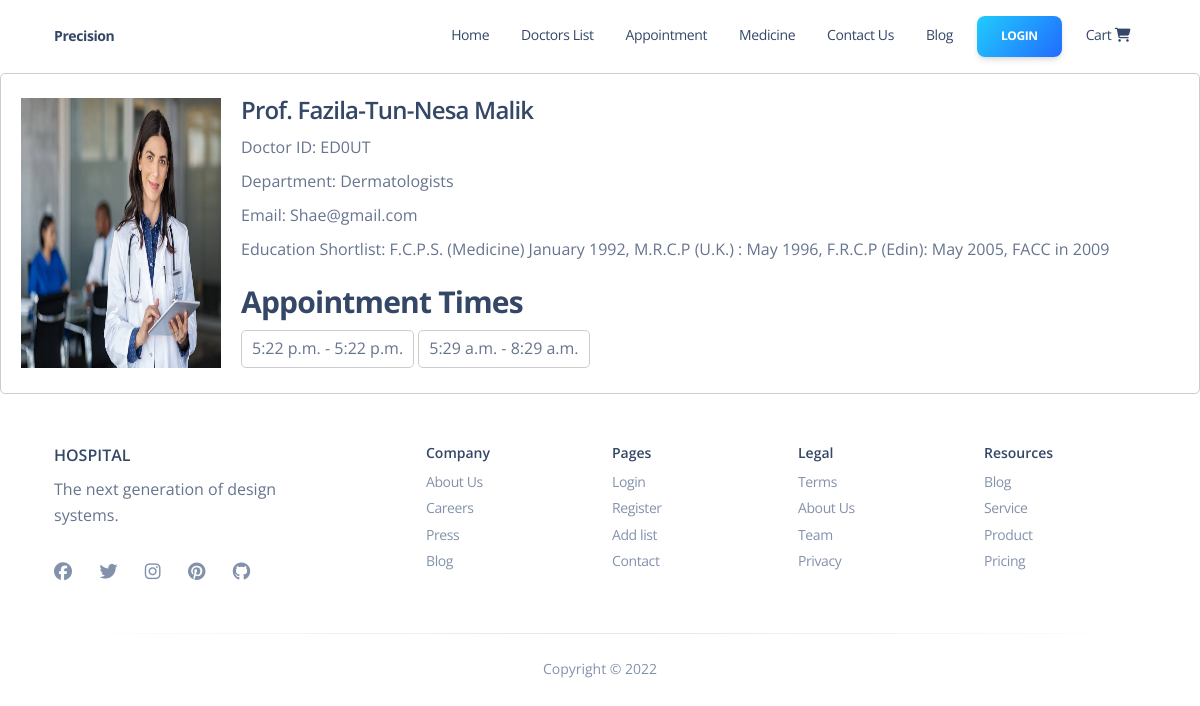
Page /doctor/doctors/ED0UT/ on the committed database.
### Doctor/models.py (models this page shows, shortened)
class Doctor(models.Model):
    Doctor_id = models.CharField(primary_key=True, max_length=10, unique=True, editable=False)
    department = models.ForeignKey(Department, on_delete=models.CASCADE)
    Doctor_name = models.CharField(max_length=100)
    Doctor_email = models.EmailField(max_length=100)
    Doctor_education_shortlist = models.CharField(max_length=100)
    Doctor_image = models.ImageField(upload_to='images/')

class Department(models.Model):
    Department_name = models.CharField(max_length=100)

class AppointmentTime(models.Model):
    doctor = models.ForeignKey(Doctor, on_delete=models.CASCADE)
    start_time = models.TimeField()
    end_time = models.TimeField()

### Doctor/views.py (the view)
# urls.py: path('doctors/<str:doctor_id>/',doctor_details, name='doctor_details'),
def doctor_details(request, doctor_id):
    doctor = get_object_or_404(Doctor, Doctor_id=doctor_id)
    doctor_details = DoctorDetails.objects.filter(doctor=doctor).first()  # Assuming one-to-one relationship
    context = {
        'doctor': doctor,
        'doctor_details': doctor_details
    }
    return render(request, 'doctordetails.html', context)

### Templates/doctordetails.html (shortened to what this page needs)
{% extends 'index.html' %}
{% load static %}
{% block content %}
<div class="doctor-container">
    <img src="{{ doctor.Doctor_image.url }}" alt="{{ doctor.Doctor_name }}" class="doctor-image">
    <div class="doctor-details">
        <h2 class="doctor-name">{{ doctor.Doctor_name }}</h2>
        <p class="doctor-info">Doctor ID: {{ doctor.Doctor_id }}</p>
        <p class="doctor-info">Department: {{ doctor.department.Department_name }}</p>
        <p class="doctor-info">Email: {{ doctor.Doctor_email }}</p>
        <p class="doctor-info">Education Shortlist: {{ doctor.Doctor_education_shortlist }}</p>
        <div class="doctor-appointments">
            <h3>Appointment Times</h3>
            {% for appointment_time in doctor.appointmenttime_set.all %}
                <div class="appointment-time">{{ appointment_time.start_time }} - {{ appointment_time.end_time }}</div>
            {% endfor %}
        </div>
    </div>
</div>
{% endblock %}

### Templates/doctordetails.html (style rules this page uses)
.doctor-container { display: flex; align-items: center; justify-content: space-between; margin: 0 auto; max-width: 1200px; padding: 20px; border: 1px solid #ccc; border-radius: 5px; }
.doctor-image { max-width: 200px; height: auto; border: none; height:270px; width: 270px; }
.doctor-details { flex: 1; padding-left: 20px; }
.doctor-name { font-size: 24px; font-weight: 600; margin-bottom: 10px; }
.doctor-info { font-size: 16px; line-height: 1.5; margin-bottom: 10px; }
.doctor-appointments { margin-top: 20px; }
.appointment-time { padding: 5px 10px; border: 1px solid #ccc; border-radius: 5px; margin-bottom: 5px; display: inline-block; }

### rows in the picture
Doctor: Doctor_image (picture), Doctor_name "Prof. Fazila-Tun-Nesa Malik", Doctor_id "ED0UT", department.Department_name "Dermatologists", Doctor_email "Shae@gmail.com", Doctor_education_shortlist "F.C.P.S. (Medicine) January 1992, M.R.C.P (U.K.) : May 1996, F.R.C.P (Edin): May 2005, FACC in 2009"
AppointmentTime: start_time "5:22 p.m.", end_time "5:22 p.m."
AppointmentTime: start_time "5:29 a.m.", end_time "8:29 a.m."
